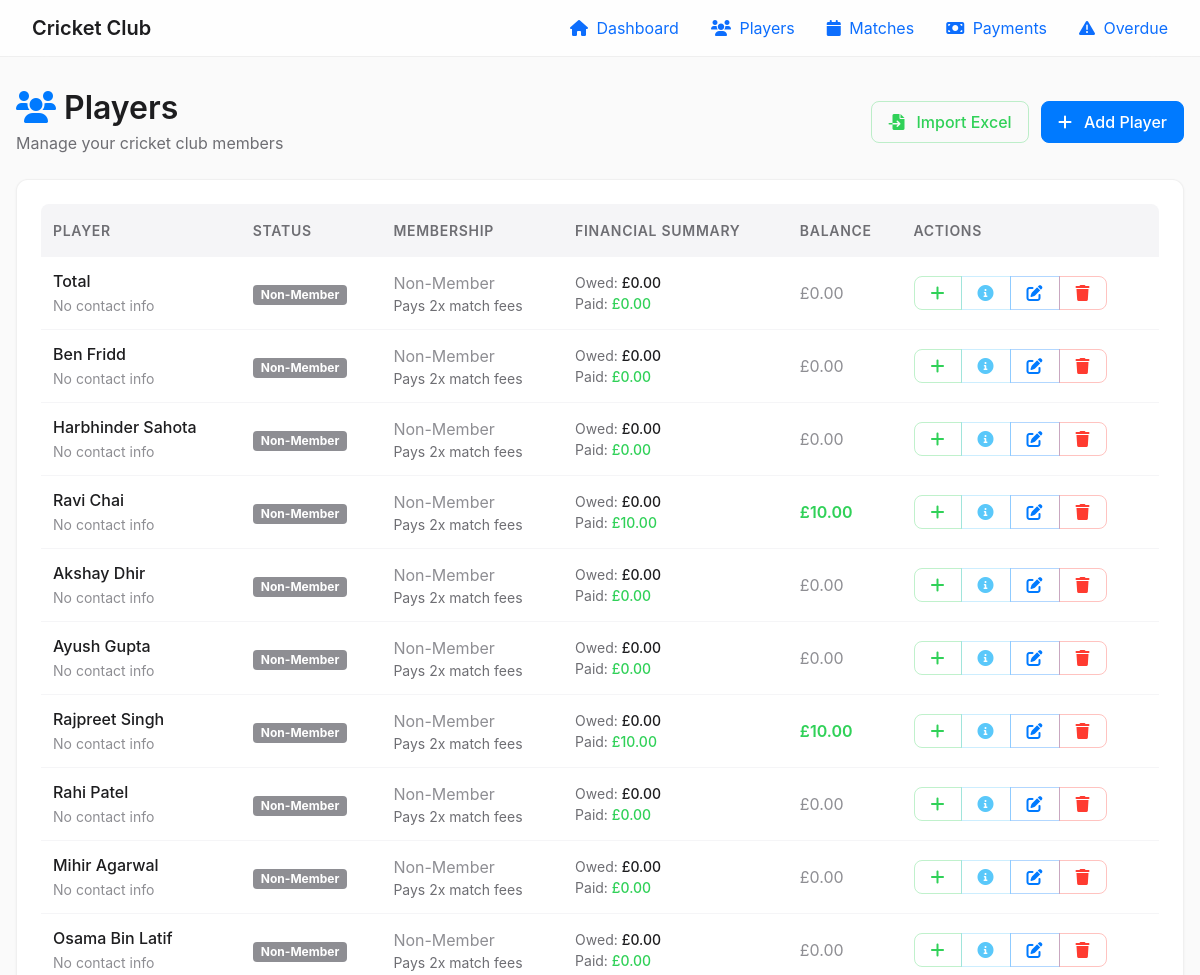
Before: /players (upper part) with the older database file.
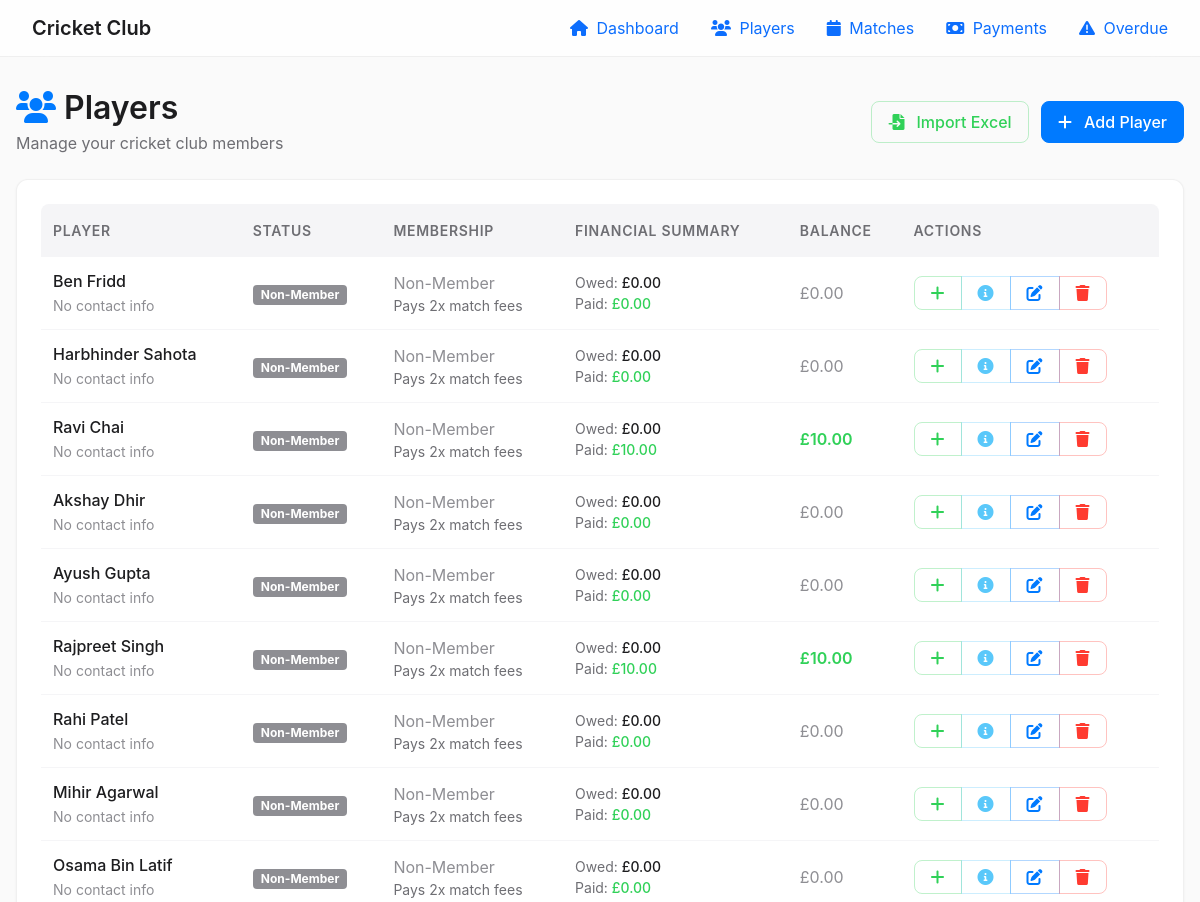
After: the same page with the newer database file.
### app.py (models this page shows, shortened)
class Player(db.Model):
    id = db.Column(db.Integer, primary_key=True)
    name = db.Column(db.String(100), nullable=False)
    is_member = db.Column(db.Boolean, default=True)
    contact_info = db.Column(db.String(200))
    membership_fee = db.Column(db.Float, default=200.0)  # Standard membership fee for all members
    historical_match_fees_owed = db.Column(db.Float, default=0.0)  # Historical match fees owed from imports
    membership_status = db.Column(db.String(50), default='Paid')  # Unpaid, Part Paid, Paid, Sponsorship
    payments = db.relationship('Payment', backref='player', lazy=True, cascade='all, delete-orphan')
    attendances = db.relationship('MatchAttendance', backref='player', lazy=True, cascade='all, delete-orphan')
    def total_paid(self):
        return sum(p.amount for p in self.payments)
    def total_owed(self):
        match_fees = 0
        for attendance in self.attendances:
            if self.is_member:
                match_fees += attendance.match.fee
            else:
                match_fees += attendance.match.fee * 2  # Non-members pay double
        membership_owed = self.membership_fee if self.is_member else 0
        historical_owed = self.historical_match_fees_owed or 0
        return match_fees + membership_owed + historical_owed
    def balance(self):
        return self.total_owed() - self.total_paid()

class Payment(db.Model):
    id = db.Column(db.Integer, primary_key=True)
    player_id = db.Column(db.Integer, db.ForeignKey('player.id'), nullable=False)
    match_id = db.Column(db.Integer, db.ForeignKey('match.id'), nullable=True)  # null for non-match payments
    date = db.Column(db.DateTime, default=datetime.utcnow)
    amount = db.Column(db.Float, nullable=False)
    method = db.Column(db.String(20))  # 'cash', 'bank'
    payment_type = db.Column(db.String(20), default='match_fee')  # 'match_fee', 'membership', 'other'

### app.py (the view)
@app.route('/players')
def players():
    players = Player.query.order_by(Player.id.desc()).all()
    return render_template('players.html', players=players)

### templates/players.html (shortened to what the changed rows need)
{% extends "base.html" %}
{% block content %}
<div class="d-flex justify-content-between align-items-center mb-4">
    <div>
        <h1 style="font-weight: 600; font-size: 2rem; color: #1d1d1f; margin-bottom: 4px;">
            <i class="fas fa-users me-2" style="color: #007aff;"></i>Players
        </h1>
    </div>
</div>
<div class="card">
    <div class="card-body" style="padding: 24px;">
        <div class="table-responsive">
            <table class="table table-hover">
                <thead>
                    <tr>
                        <th>Player</th>
                        <th>Status</th>
                        <th>Membership</th>
                        <th>Financial Summary</th>
                        <th>Balance</th>
                        <th>Actions</th>
                    </tr>
                </thead>
                <tbody>
                    {% for player in players %}
                    <tr>
                        <td>
                            <div style="font-weight: 500; color: #1d1d1f;">{{ player.name }}</div>
                            <small style="color: #8e8e93;">{{ player.contact_info or 'No contact info' }}</small>
                        </td>
                        <td>
                            {% if player.is_member %}
                            <span class="badge"
                                style="background: #30d158; color: white; padding: 4px 8px;">Member</span>
                            {% else %}
                            <span class="badge"
                                style="background: #8e8e93; color: white; padding: 4px 8px;">Non-Member</span>
                            {% endif %}
                        </td>
                        <td>
                            {% if player.is_member %}
                            <div style="font-weight: 500; color: #007aff;">&pound;{{ "%.0f"|format(player.membership_fee) }}</div>
                            <small style="color: #6e6e73;">{{ player.membership_status }}</small>
                            {% else %}
                            <span style="color: #8e8e93;">Non-Member</span>
                            <small style="color: #6e6e73; display: block;">Pays 2x match fees</small>
                            {% endif %}
                        </td>
                        <td>
                            <div style="font-size: 0.875rem;">
                                                            <div style="color: #6e6e73;">Owed: <span style="color: #1d1d1f; font-weight: 500;">&pound;{{
                                "%.2f"|format(player.total_owed()) }}</span></div>
                            <div style="color: #6e6e73;">Paid: <span style="color: #30d158; font-weight: 500;">&pound;{{
                                "%.2f"|format(player.total_paid()) }}</span></div>
                            </div>
                        </td>
                        <td>
                            {% if player.balance() > 0 %}
                            <span class="balance-negative" style="font-weight: 600;">&pound;{{ "%.2f"|format(player.balance())
                                }}</span>
                            {% elif player.balance() < 0 %} <span class="balance-positive" style="font-weight: 600;">&pound;{{
                                "%.2f"|format(player.balance()|abs) }}</span>
                                {% else %}
                                <span style="color: #8e8e93;">&pound;0.00</span>
                                {% endif %}
                        </td>
                        <td>
                            <div class="btn-group" role="group">
                                <a href="{{ url_for('add_payment') }}?player_id={{ player.id }}"
                                    class="btn btn-outline-success btn-sm" title="Add Payment">
                                    <i class="fas fa-plus"></i>
                                </a>
                                <button type="button" class="btn btn-outline-info btn-sm"
                                    onclick="showPlayerDetails({{ player.id }})" title="View Details">
                                    <i class="fas fa-info-circle"></i>
                                </button>
                                <a href="{{ url_for('edit_player', player_id=player.id) }}"
                                    class="btn btn-outline-primary btn-sm" title="Edit Player">
                                    <i class="fas fa-edit"></i>
                                </a>
                                <button type="button" class="btn btn-outline-danger btn-sm" title="Delete Player"
                                    onclick="showDeleteConfirmation('{{ player.name }}', {{ player.id }})">
                                    <i class="fas fa-trash"></i>
                                </button>
                            </div>
                        </td>
                    </tr>
                    {% endfor %}
                </tbody>
            </table>
        </div>
    </div>
</div>
{% endblock %}

Changed rows visible on the page:
removed Player: name "Total", contact_info "No contact info", shows "Non-Member", shows "Pays 2x match fees", total_owed "0.00", total_paid "0.00", shows "£0.00"
